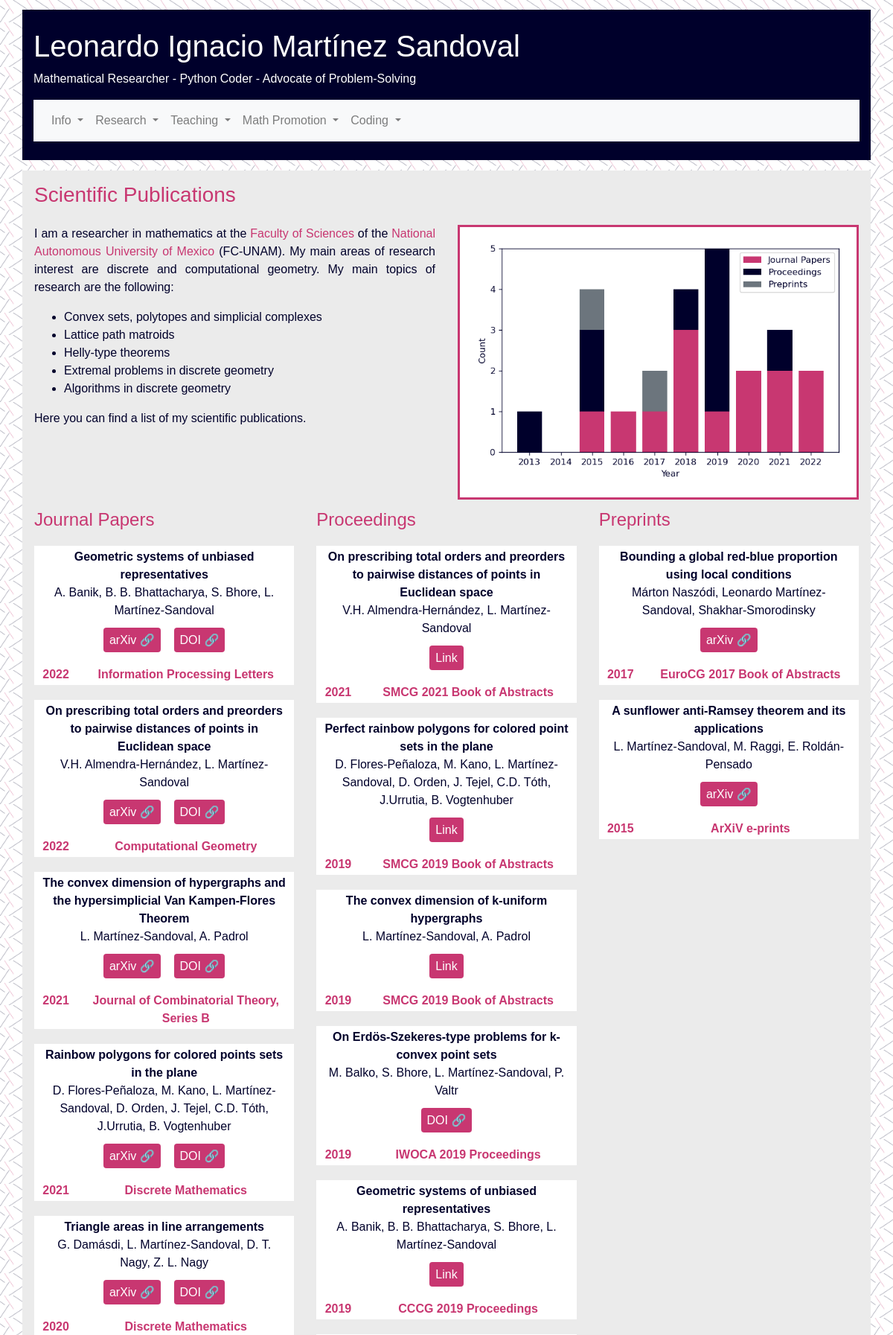
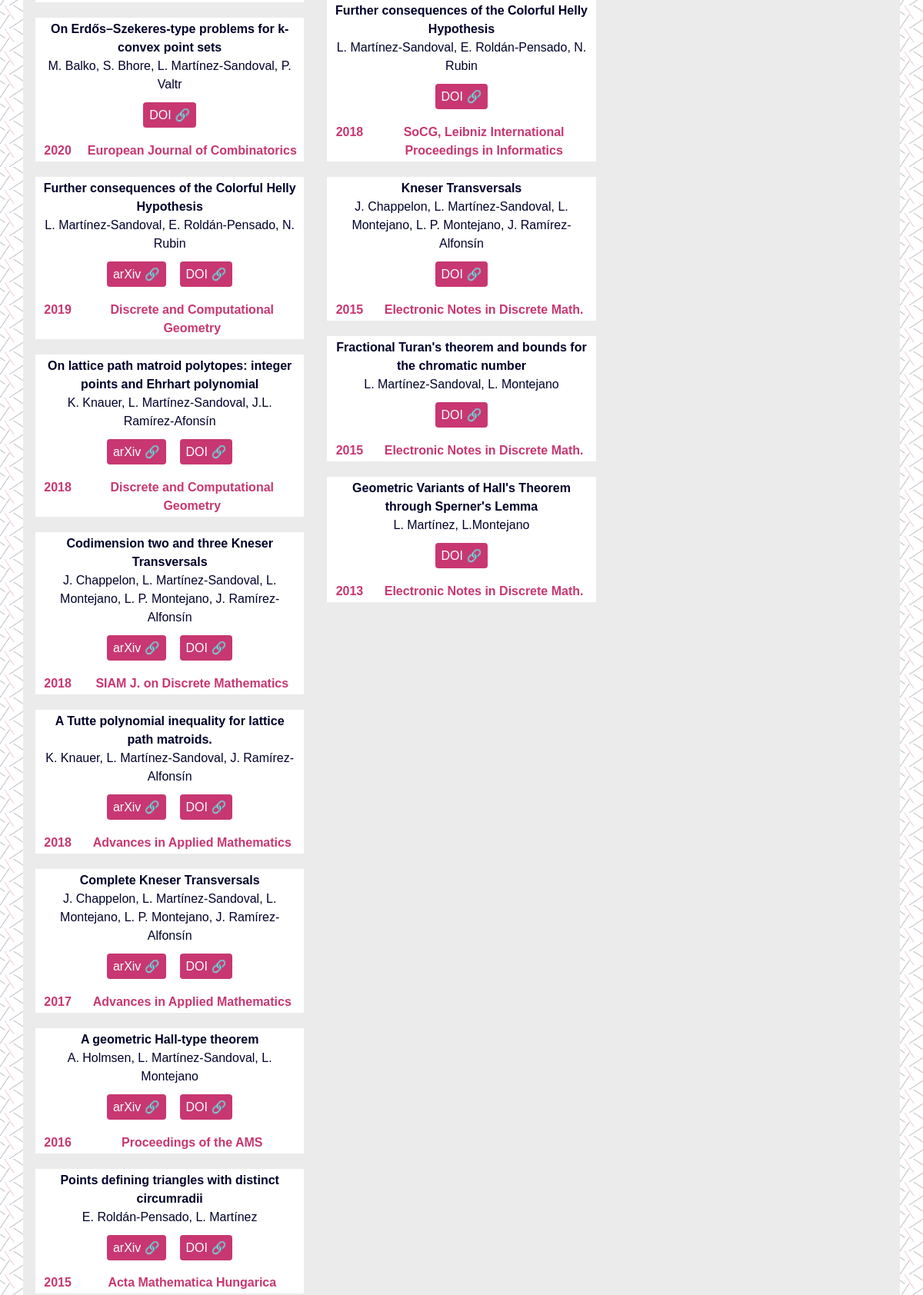
/papers (upper part), run on the app's committed database (2 pictures, top to bottom).
### personalpage/models.py (models this page shows, shortened)
class ScientificPublication(db.Model):
    __tablename__ = 'scientificpublication'
    id = db.Column(db.Integer, primary_key=True)
    date = db.Column(db.Date(), default=date.today())
    title = db.Column(db.String(140), nullable=False)
    publication_type = db.Column(db.String(80), nullable=False)
    publication_status = db.Column(db.String(80), nullable=False)
    authors = db.Column(db.String(300), nullable=False)
    publisher = db.Column(db.String(80))
    journal = db.Column(db.String(80))
    volume = db.Column(db.String(80))
    pages = db.Column(db.String(80))
    doi = db.Column(db.String(80))
    arxiv = db.Column(db.String(80))
    link = db.Column(db.String(80))

### personalpage/cv.py (the view)
@app.route("/papers")
def papers():
    papers = ScientificPublication.query\
        .all()
    return render_template("personalpage/papers.html", papers = papers)

### personalpage/templates/personalpage/papers.html (shortened to what this page needs)
{% extends "body_template.html" %}
    {% block content %}
    <div class="container outter pt-3 pl-3 pr-3">
        <h3>Scientific Publications</h3>
        <div class="row pt-3">
            <div class="col-md-6 text-justify">
            <p> I am a researcher in mathematics at the <a
                href="http://www.fciencias.unam.mx/" target="_blank"> Faculty of Sciences </a> of the <a
                href="https://www.unam.mx/"> National Autonomous University of Mexico </a> (FC-UNAM). My
                main areas of research interest are discrete and computational geometry. My main topics of research are the following:</p>
                <ul>
                    <li> Convex sets, polytopes and simplicial complexes </li>
                    <li> Lattice path matroids </li>
                    <li> Helly-type theorems </li>
                    <li> Extremal problems in discrete geometry </li>
                    <li> Algorithms in discrete geometry </li>
                </ul>
                Here you can find a list of my scientific publications.
        </div>
        <div class="col-md-6" id="data">
            <div class="blockitem">
                <img src="static/papers.png" alt="Timeline of publications" class="img-fluid"></img>
            </div>
            </div>
        </div>
        <div class="row">
            <div class="col-lg-4">
                <h4> Journal Papers</h4>
                {% for item in papers | sort(attribute='date', reverse = True)%}
                {% if item.publication_type == "journal" %}
                <div class="paperitem wrapper mb-3">
                    <div class="prob-info">
                        <strong> {{ item.title }}</strong><br>
                        <p>{{ item.authors }}</p>
                        <p>
                        {% if item.arxiv!=None %}
                        <a href="https://arxiv.org/abs/{{ item.arxiv }} " class="goodie" target="_blank">arXiv 🔗</a>
                        {% endif %}
                        {% if item.doi!=None %}
                        <a href="http://dx.doi.org/{{ item.doi }}" class="goodie" target="_blank">DOI 🔗</a>
                            {% endif %}
                        </p>
                    </div>
                    <div class="container">
                        <div class="row">
                            <div class="col-md-12 col-lg-2 thirdLabel">{{ item.date.strftime('%Y') }}</div>
                            <div class="col-md-12 col-lg-10 thirdLabel">{{ item.journal }}</div>
                        </div>
                    </div>
                </div>
                {% endif %}
                {% endfor %}
            </div>
            <div class="col-lg-4">
                <h4> Proceedings </h4>
                {% for item in papers | sort(attribute='date', reverse = True) %}
                {% if item.publication_type == "ext-abs" %}
                <div class="paperitem wrapper">
                    <div class="prob-info">
                        <strong> {{ item.title }}</strong><br>
                        <p>{{ item.authors }}</p>
                        <p>
                            {% if item.doi!=None %}
                            <a href="http://dx.doi.org/{{ item.doi }}" class="goodie" target="_blank">DOI 🔗</a>
                                {% endif %}
                                {% if item.link!=None %}
                            <a href="{{ item.link}}" class="goodie" target="_blank">Link </a>
                                {% endif %}
                        </p>
                    </div>
                    <div class="container">
                        <div class="row">
                            <div class="col-md-12 col-lg-2 thirdLabel">{{ item.date.strftime('%Y') }}</div>
                            <div class="col-md-12 col-lg-10 thirdLabel">{{ item.journal }}</div>
                        </div>
                    </div>
                </div>
                {% endif %}
                {% endfor %}
            </div>
            <div class="col-lg-4">
                <h4> Preprints   </h4>
                {% for item in papers | sort(attribute='date', reverse = True) %}
                {% if item.publication_type == "preprint" %}
                <div class="paperitem wrapper">
                    <div class="prob-info">
                        <strong> {{ item.title }}</strong><br>
                        <p>{{ item.authors }}</p>
                        <p>
                            {% if item.arxiv!=None %}
                            <a href="https://arxiv.org/abs/{{ item.arxiv }} " class="goodie" target="_blank">arXiv 🔗</a>
                            {% endif %}
                        </p>
                    </div>
                    <div class="container">
                        <div class="row">
                            <div class="col-md-12 col-lg-2 thirdLabel">{{ item.date.strftime('%Y') }}</div>
                            <div class="col-md-12 col-lg-10 thirdLabel">{{ item.journal }}</div>
                        </div>
                    </div>
                </div>
                {% endif %}
                {% endfor %}
            </div>
        </div>
    </div>
    {% endblock %}

### personalpage/static/personal.css (style rules this page uses)
a { color:rgb(200,55,113); }
a.goodie { background-color:rgb(200,55,113); padding:8px; margin:5pt 5pt; margin-top:20pt; color: white; width: fit-content; border-radius: 4px; }
body { background-image: url("/static/background.png"); background-repeat: repeat; background-size: 30px; color: rgb(0,0,43); font-family: 'Calibri Light', Calibri, 'Gill Sans', 'Gill Sans MT', 'Trebuchet MS', sans-serif; }
div.container.outter { background-color: rgb(235,235,235); }
div.blockitem { border-style: solid; border-color: rgb(200,55,113); text-align: center; padding:2%; margin-bottom:10pt; background-color: white; }
div.paperitem { text-align: center; margin-top: 15pt; background-color: white; }
div.prob-info { padding:1% 3%; }
div.thirdLabel { font-weight: bold; text-align: center; padding:2px; color:rgb(200,55,113); }
div.wrapper { float:none; overflow: hidden; }
h4, h3 { color: rgb(200,55,113); }

### data on the page
ScientificPublication: title "Geometric systems of unbiased representatives", authors "A. Banik, B. B. Bhattacharya, S. Bhore, L. Martínez-Sandoval", date "2022", journal "Information Processing Letters"
ScientificPublication: title "On prescribing total orders and preorders to pairwise distances of points in Euclidean space", authors "V.H. Almendra-Hernández, L. Martínez-Sandoval", date "2022", journal "Computational Geometry"
ScientificPublication: title "The convex dimension of hypergraphs and the hypersimplicial Van Kampen-Flores Theorem", authors "L. Martínez-Sandoval, A. Padrol", date "2021", journal "Journal of Combinatorial Theory, Series B"
ScientificPublication: title "Rainbow polygons for colored points sets in the plane", authors "D. Flores-Peñaloza, M. Kano, L. Martínez-Sandoval, D. Orden, J. Tejel, C.D. Tóth, J.Urrutia, B. Vogtenhuber", date "2021", journal "Discrete Mathematics"
ScientificPublication: title "Triangle areas in line arrangements", authors "G. Damásdi, L. Martínez-Sandoval, D. T. Nagy, Z. L. Nagy", date "2020", journal "Discrete Mathematics"
ScientificPublication: title "On Erdős–Szekeres-type problems for k-convex point sets", authors "M. Balko, S. Bhore, L. Martínez-Sandoval, P. Valtr", date "2020", journal "European Journal of Combinatorics"
ScientificPublication: title "Further consequences of the Colorful Helly Hypothesis", authors "L. Martínez-Sandoval, E. Roldán-Pensado, N. Rubin", date "2019", journal "Discrete and Computational Geometry"
ScientificPublication: title "On lattice path matroid polytopes: integer points and Ehrhart polynomial", authors "K. Knauer, L. Martínez-Sandoval, J.L. Ramírez-Afonsín", date "2018", journal "Discrete and Computational Geometry"
ScientificPublication: title "Codimension two and three Kneser Transversals", authors "J. Chappelon, L. Martínez-Sandoval, L. Montejano, L. P. Montejano, J. Ramírez-Alfonsín", date "2018", journal "SIAM J. on Discrete Mathematics"
ScientificPublication: title "A Tutte polynomial inequality for lattice path matroids.", authors "K. Knauer, L. Martínez-Sandoval, J. Ramírez-Alfonsín", date "2018", journal "Advances in Applied Mathematics"
ScientificPublication: title "Complete Kneser Transversals", authors "J. Chappelon, L. Martínez-Sandoval, L. Montejano, L. P. Montejano, J. Ramírez-Alfonsín", date "2017", journal "Advances in Applied Mathematics"
ScientificPublication: title "A geometric Hall-type theorem", authors "A. Holmsen, L. Martínez-Sandoval, L. Montejano", date "2016", journal "Proceedings of the AMS"
ScientificPublication: title "Points defining triangles with distinct circumradii", authors "E. Roldán-Pensado, L. Martínez", date "2015", journal "Acta Mathematica Hungarica"
ScientificPublication: title "On prescribing total orders and preorders to pairwise distances of points in Euclidean space", authors "V.H. Almendra-Hernández, L. Martínez-Sandoval", date "2021", journal "SMCG 2021 Book of Abstracts"
ScientificPublication: title "Perfect rainbow polygons for colored point sets in the plane", authors "D. Flores-Peñaloza, M. Kano, L. Martínez-Sandoval, D. Orden, J. Tejel, C.D. Tóth, J.Urrutia, B. Vogtenhuber", date "2019", journal "SMCG 2019 Book of Abstracts"
ScientificPublication: title "The convex dimension of k-uniform hypergraphs", authors "L. Martínez-Sandoval, A. Padrol", date "2019", journal "SMCG 2019 Book of Abstracts"
ScientificPublication: title "On Erdös-Szekeres-type problems for k-convex point sets", authors "M. Balko, S. Bhore, L. Martínez-Sandoval, P. Valtr", date "2019", journal "IWOCA 2019 Proceedings"
ScientificPublication: title "Geometric systems of unbiased representatives", authors "A. Banik, B. B. Bhattacharya, S. Bhore, L. Martínez-Sandoval", date "2019", journal "CCCG 2019 Proceedings"
ScientificPublication: title "Further consequences of the Colorful Helly Hypothesis", authors "L. Martínez-Sandoval, E. Roldán-Pensado, N. Rubin", date "2018", journal "SoCG, Leibniz International Proceedings in Informatics"
ScientificPublication: title "Kneser Transversals", authors "J. Chappelon, L. Martínez-Sandoval, L. Montejano, L. P. Montejano, J. Ramírez-Alfonsín", date "2015", journal "Electronic Notes in Discrete Math."
ScientificPublication: title "Fractional Turan's theorem and bounds for the chromatic number", authors "L. Martínez-Sandoval, L. Montejano", date "2015", journal "Electronic Notes in Discrete Math."
ScientificPublication: title "Geometric Variants of Hall's Theorem through Sperner's Lemma", authors "L. Martínez, L.Montejano", date "2013", journal "Electronic Notes in Discrete Math."
ScientificPublication: title "Bounding a global red-blue proportion using local conditions", authors "Márton Naszódi, Leonardo Martínez-Sandoval, Shakhar-Smorodinsky", date "2017", journal "EuroCG 2017 Book of Abstracts"
ScientificPublication: title "A sunflower anti-Ramsey theorem and its applications", authors "L. Martínez-Sandoval, M. Raggi, E. Roldán-Pensado", date "2015", journal "ArXiV e-prints"
